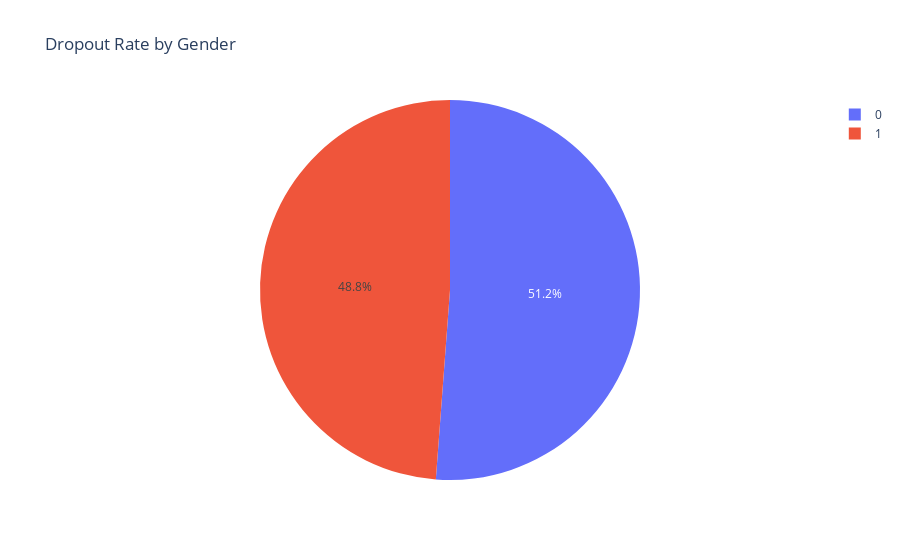
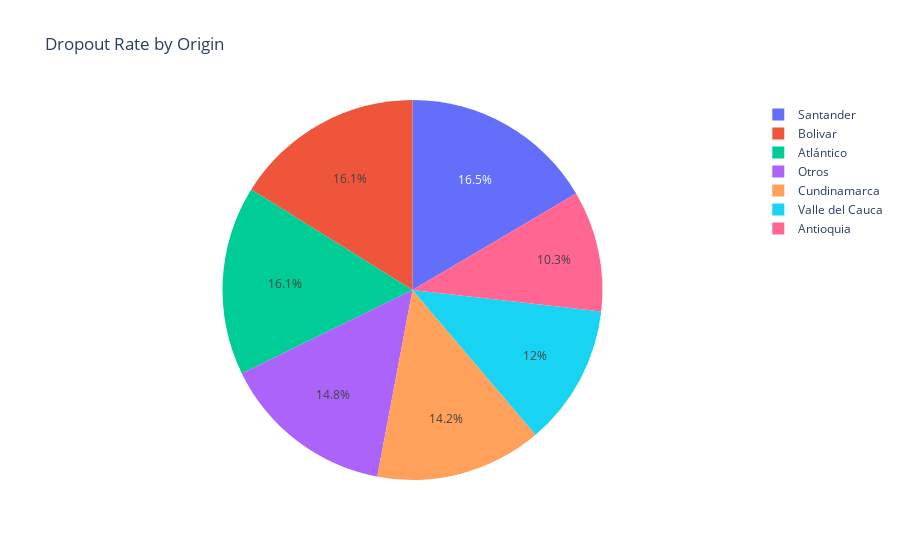
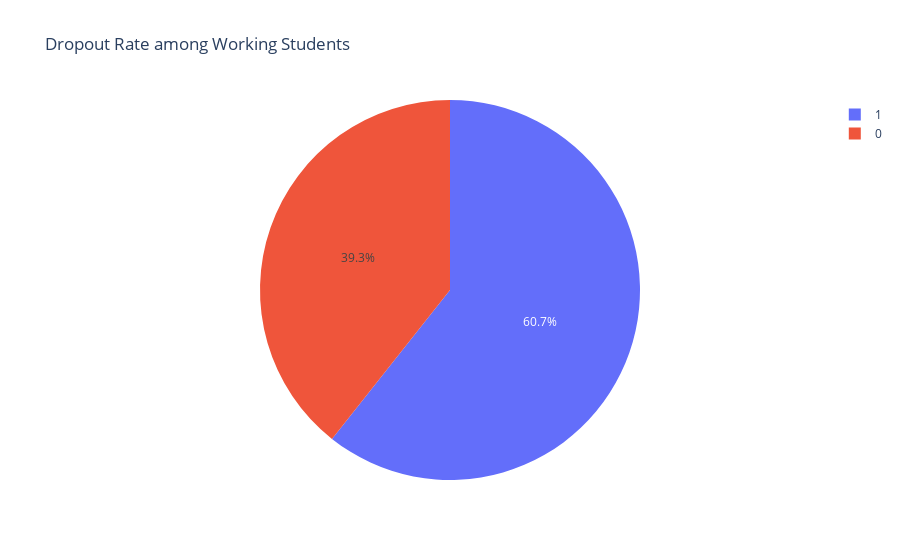
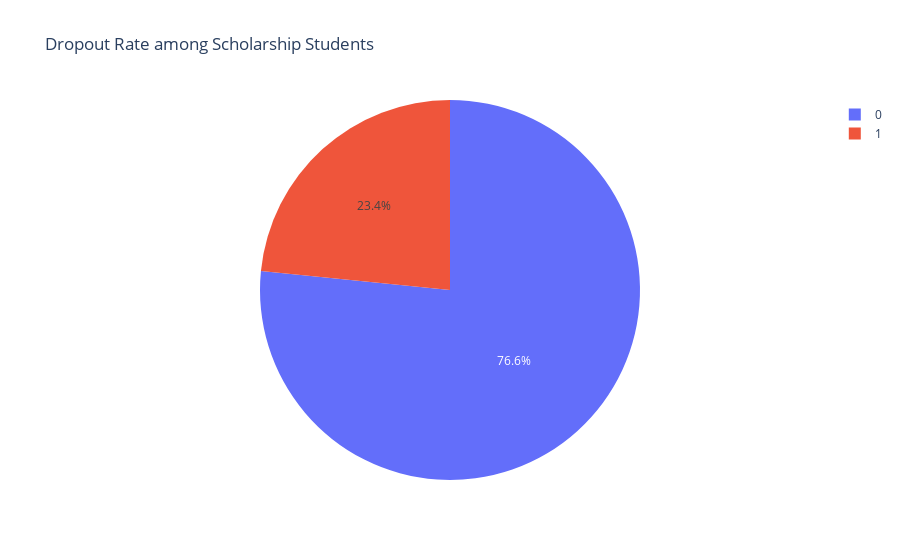

Notebook cell for these charts, in order:
### Code cell
dropout_rate_by_gender = datos.groupby('Sexo')['Abandono'].mean()
dropout_rate_by_origin = datos.groupby('Procedencia')['Abandono'].mean()
dropout_rate_by_working_status = datos.groupby('Labora')['Abandono'].mean()
dropout_rate_by_scholarship_status = datos.groupby('Becado')['Abandono'].mean()
dropout_rate_by_program = datos.groupby('Programa Academico')['Abandono'].mean()

fig5_pie = px.pie(values=dropout_rate_by_gender.values, names=dropout_rate_by_gender.index, title='Dropout Rate by Gender')
fig6_pie = px.pie(values=dropout_rate_by_origin.values, names=dropout_rate_by_origin.index, title='Dropout Rate by Origin')
fig7_pie = px.pie(values=dropout_rate_by_working_status.values, names=dropout_rate_by_working_status.index, title='Dropout Rate among Working Students')
fig8_pie = px.pie(values=dropout_rate_by_scholarship_status.values, names=dropout_rate_by_scholarship_status.index, title='Dropout Rate among Scholarship Students')
fig9_pie = px.pie(values=dropout_rate_by_program.values, names=dropout_rate_by_program.index, title='Dropout Rate by Academic Program')

fig5_pie.show()
fig6_pie.show()
fig7_pie.show()
fig8_pie.show()
fig9_pie.show()

### Figure 1 — Plotly figure (JSON) as saved in the notebook; plotly's stock layout.template omitted (floating-point values rounded to 4 significant figures)
{"data": [{"domain": {"x": [0, 1], "y": [0, 1]}, "hovertemplate": "label=%{label}<br>value=%{value}<extra></extra>", "labels": [0, 1], "legendgroup": "", "name": "", "showlegend": true, "type": "pie", "values": [0.5119, 0.4881]}], "layout": {"autosize": true, "legend": {"tracegroupgap": 0}, "title": {"text": "Dropout Rate by Gender"}}}

### Figure 2 — Plotly figure (JSON) as saved in the notebook; plotly's stock layout.template omitted (floating-point values rounded to 4 significant figures)
{"data": [{"domain": {"x": [0, 1], "y": [0, 1]}, "hovertemplate": "label=%{label}<br>value=%{value}<extra></extra>", "labels": ["Antioquia", "Atlántico", "Bolivar", "Cundinamarca", "Otros", "Santander", "Valle del Cauca"], "legendgroup": "", "name": "", "showlegend": true, "type": "pie", "values": [0.4896, 0.766, 0.7674, 0.675, 0.7037, 0.7857, 0.5698]}], "layout": {"autosize": true, "legend": {"tracegroupgap": 0}, "title": {"text": "Dropout Rate by Origin"}}}

### Figure 3 — Plotly figure (JSON) as saved in the notebook; plotly's stock layout.template omitted (floating-point values rounded to 4 significant figures)
{"data": [{"domain": {"x": [0, 1], "y": [0, 1]}, "hovertemplate": "label=%{label}<br>value=%{value}<extra></extra>", "labels": [0, 1], "legendgroup": "", "name": "", "showlegend": true, "type": "pie", "values": [0.4213, 0.6499]}], "layout": {"autosize": true, "legend": {"tracegroupgap": 0}, "title": {"text": "Dropout Rate among Working Students"}}}

### Figure 4 — Plotly figure (JSON) as saved in the notebook; plotly's stock layout.template omitted (floating-point values rounded to 4 significant figures)
{"data": [{"domain": {"x": [0, 1], "y": [0, 1]}, "hovertemplate": "label=%{label}<br>value=%{value}<extra></extra>", "labels": [0, 1], "legendgroup": "", "name": "", "showlegend": true, "type": "pie", "values": [0.5654, 0.1728]}], "layout": {"autosize": true, "legend": {"tracegroupgap": 0}, "title": {"text": "Dropout Rate among Scholarship Students"}}}
